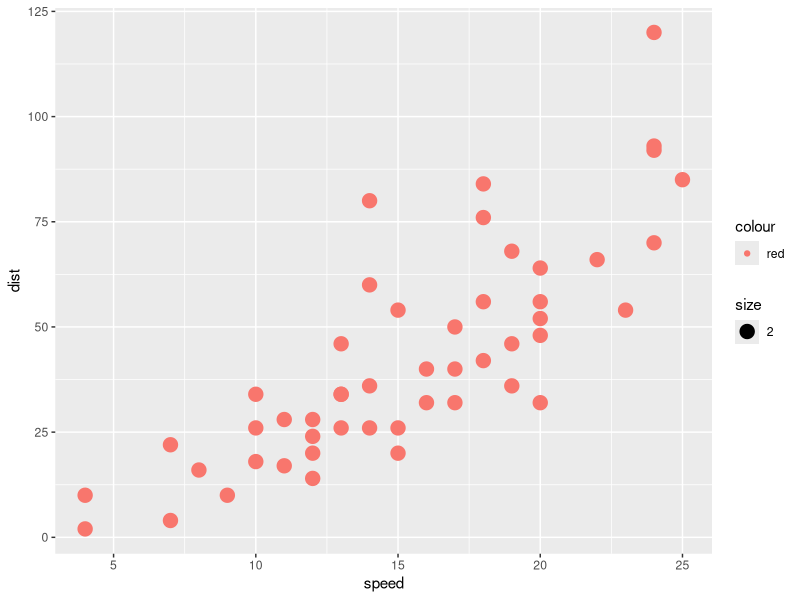

Write R code to recreate this figure.
## ---- chunk 1
summary(cars)
## ---- chunk 2
suppressPackageStartupMessages(library(ggplot2))
p <- ggplot(data = cars, aes(x = speed, y = dist)) + geom_point(aes(color = "red", cex = 2))
p
## ---- chunk 3
knitr::kable(mtcars)
